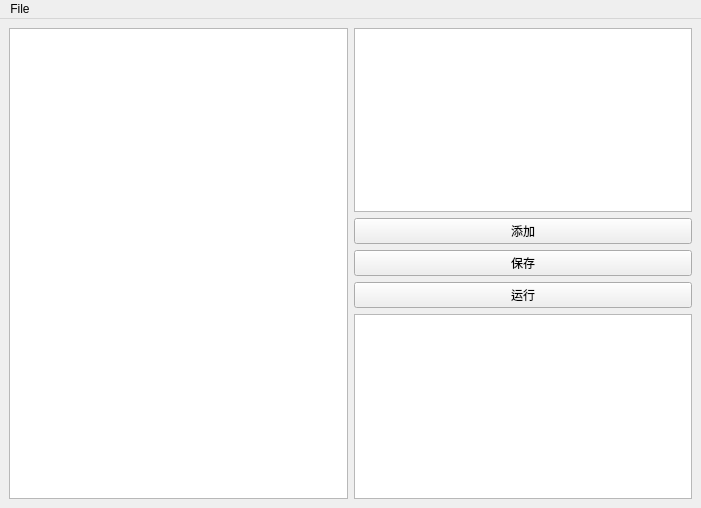
<?xml version="1.0" encoding="UTF-8"?>
<ui version="4.0">
 <class>MainWindow</class>
 <widget class="QMainWindow" name="MainWindow">
  <property name="geometry">
   <rect>
    <x>0</x>
    <y>0</y>
    <width>701</width>
    <height>508</height>
   </rect>
  </property>
  <property name="windowTitle">
   <string>MainWindow</string>
  </property>
  <property name="layoutDirection">
   <enum>Qt::LeftToRight</enum>
  </property>
  <widget class="QWidget" name="centralwidget">
   <layout class="QGridLayout" name="gridLayout">
    <item row="0" column="0" rowspan="7">
     <widget class="QTextEditWithLineNum" name="qtCodeArea"/>
    </item>
    <item row="4" column="1">
     <widget class="QPushButton" name="pushButton_3">
      <property name="text">
       <string>运行</string>
      </property>
     </widget>
    </item>
    <item row="2" column="1">
     <widget class="QPushButton" name="pushButton">
      <property name="text">
       <string>添加</string>
      </property>
     </widget>
    </item>
    <item row="3" column="1">
     <widget class="QPushButton" name="pushButton_2">
      <property name="text">
       <string>保存</string>
      </property>
     </widget>
    </item>
    <item row="0" column="1" rowspan="2">
     <widget class="QTextEditWithLineNum" name="qtElementArea">
      <property name="html">
       <string>&lt;!DOCTYPE HTML PUBLIC &quot;-//W3C//DTD HTML 4.0//EN&quot; &quot;http://www.w3.org/TR/REC-html40/strict.dtd&quot;&gt;
&lt;html&gt;&lt;head&gt;&lt;meta name=&quot;qrichtext&quot; content=&quot;1&quot; /&gt;&lt;style type=&quot;text/css&quot;&gt;
p, li { white-space: pre-wrap; }
&lt;/style&gt;&lt;/head&gt;&lt;body style=&quot; font-family:'.AppleSystemUIFont'; font-size:13pt; font-weight:400; font-style:normal;&quot;&gt;
&lt;p style=&quot;-qt-paragraph-type:empty; margin-top:0px; margin-bottom:0px; margin-left:0px; margin-right:0px; -qt-block-indent:0; text-indent:0px;&quot;&gt;&lt;br /&gt;&lt;/p&gt;&lt;/body&gt;&lt;/html&gt;</string>
      </property>
     </widget>
    </item>
    <item row="5" column="1" rowspan="2">
     <widget class="QTableWidget" name="qtMatrixArea">
      <property name="editTriggers">
       <set>QAbstractItemView::NoEditTriggers</set>
      </property>
      <property name="selectionMode">
       <enum>QAbstractItemView::SingleSelection</enum>
      </property>
      <property name="selectionBehavior">
       <enum>QAbstractItemView::SelectRows</enum>
      </property>
      <property name="sortingEnabled">
       <bool>false</bool>
      </property>
      <attribute name="horizontalHeaderDefaultSectionSize">
       <number>25</number>
      </attribute>
     </widget>
    </item>
   </layout>
  </widget>
  <widget class="QMenuBar" name="menuBar">
   <property name="geometry">
    <rect>
     <x>0</x>
     <y>0</y>
     <width>701</width>
     <height>24</height>
    </rect>
   </property>
   <widget class="QMenu" name="File">
    <property name="title">
     <string>File</string>
    </property>
    <addaction name="actionopen"/>
    <addaction name="actionsave"/>
    <addaction name="separator"/>
    <addaction name="actionopen_code"/>
   </widget>
   <addaction name="File"/>
  </widget>
  <action name="actionopen">
   <property name="text">
    <string>open...</string>
   </property>
  </action>
  <action name="actionsave">
   <property name="text">
    <string>save...</string>
   </property>
  </action>
  <action name="actionopen_code">
   <property name="text">
    <string>code  open...</string>
   </property>
  </action>
 </widget>
 <customwidgets>
  <customwidget>
   <class>QTextEditWithLineNum</class>
   <extends>QTextEdit</extends>
   <header location="global">qtexteditwithlinenum.h</header>
  </customwidget>
 </customwidgets>
 <resources/>
 <connections/>
</ui>
